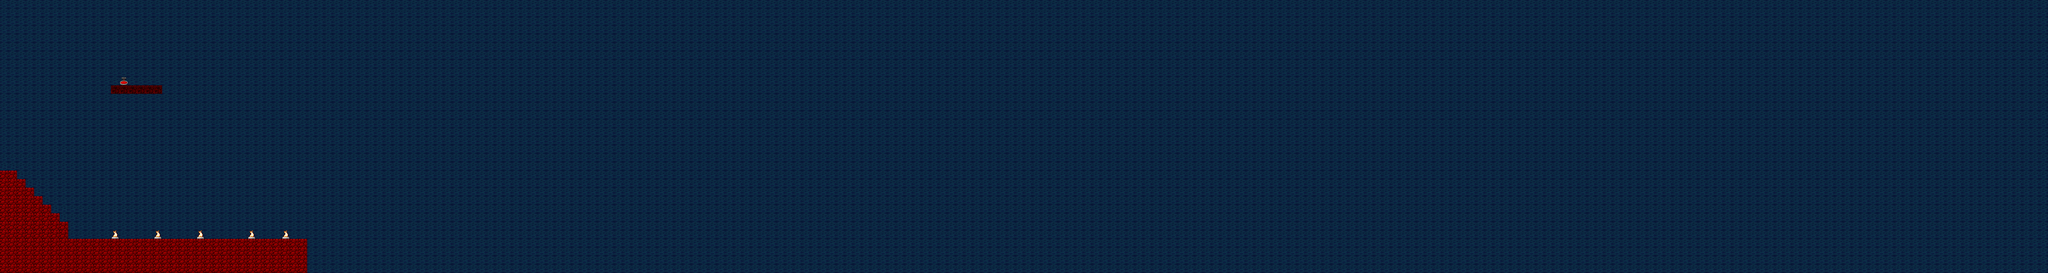

A 2D game scene composited from a Tiled map and its tileset images. What follows is a short description and the map's XML, with each tile layer's data collapsed to a summary:
An orthogonal 240x32 tile map with 32x32 px tiles, 2 tile layers (Background, Graphic) and 1 object.

<map version="1.5" tiledversion="1.7.2" orientation="orthogonal" renderorder="right-down" width="240" height="32" tilewidth="32" tileheight="32" infinite="0" nextlayerid="8" nextobjectid="2">
 <tileset firstgid="1" source="Various.tsx" />
 <layer id="4" name="Background" width="240" height="32">
  <data>[7680 cells, 7680 non-empty, 3 distinct tile ids]</data>
 </layer>
 <layer id="2" name="Graphic" width="240" height="32">
  <data>[7680 cells, 16 non-empty, 4 distinct tile ids]</data>
 </layer>
 <objectgroup id="6" name="Ground">
  <object id="1" x="1" y="896" width="1149" height="124" />
 </objectgroup>
 <objectgroup id="7" name="Acid" />
</map>
